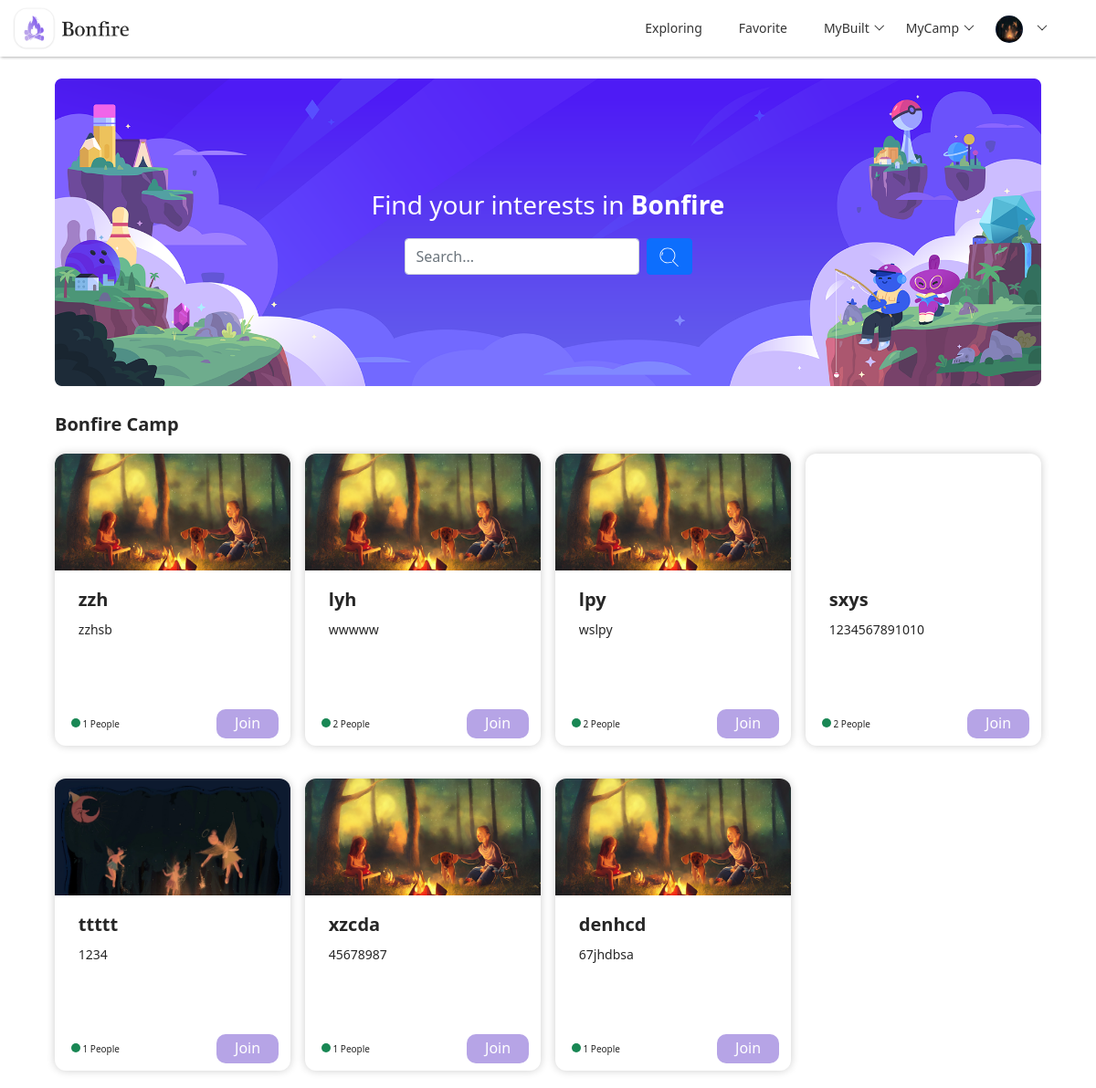
Page / (signed in) on the committed database.
### models.py (models this page shows)
class UserModel(db.Model):
    __tablename__ = "user"
    id = db.Column(db.Integer, primary_key=True, autoincrement=True)
    username = db.Column(db.String(200), nullable=False, unique=False)
    email = db.Column(db.String(100), nullable=False, unique=False)
    password = db.Column(db.String(200), nullable=False)
    avatar = db.Column(db.String(200), nullable=False, default="default.png")
    gender = db.Column(db.String(10), nullable=True)
    birthday = db.Column(db.DateTime, nullable=True)
    description = db.Column(db.String(200), nullable=True)
    join_time = db.Column(db.DateTime, default=datetime.now)

class CampModel(db.Model):
    __tablename__ = "camp"
    id = db.Column(db.Integer, primary_key=True, autoincrement=True)
    name = db.Column(db.String(100), nullable=False, unique=False)
    description = db.Column(db.String(200), nullable=True)
    background = db.Column(db.String(200), nullable=True, default="default_camp.png")
    create_time = db.Column(db.DateTime, default=datetime.now)

### blueprints/index.py (the view)
class Index(Resource):
    method_decorators = [login_required]
    def get(self):
        session["camp_id"] = None
        camps = CampModel.query.all()
        camp_user = CampUserModel.query.all()
        users_in_camp = {}
        for camp in camps:
            users_in_camp[camp.id] = 0
        for user in camp_user:
            users_in_camp[user.camp_id] += 1
        print(users_in_camp)
        camps_list = []
        camps_dict = {}
        for camp in camps:
            camps_dict["camp_id"] = camp.id
            camps_dict["camp_name"] = camp.name
            camps_dict["camp_description"] = camp.description
            camps_dict["camp_background"] = camp.background
            camps_dict["users_num"] = users_in_camp[camp.id]
            camps_list.append(camps_dict)
            camps_dict = {}
        camp_builders = get_all_camp_builder()
        camp_joins = get_all_camp_join()
        return render_template("index.html", camps=camps_list, camp_builders=camp_builders, camp_joins=camp_joins)

### app.py (called while the page is built)
@app.before_request
def before_request():
    user_id = session.get("user_id")
    if user_id:
        try:
            user = UserModel.query.get(user_id)
            g.user = user
        except:
            g.user = None

@app.context_processor
def context_processor():
    if hasattr(g, "user"):
        return {"user": g.user}
    else:
        return {}

### blueprints/index.py (called while the page is built)
@api.representation('text/html')
def output_html(data, code, headers=None):
    if isinstance(data, str):
        resp = Response(data)
        return resp
    else:
        return Response(json.dumps(data), mimetype='application/json')

### controller.py (called while the page is built)
def get_all_camp_builder():
    user_id = session.get("user_id")
    if user_id:
        camp_user = CampUserModel.query.filter_by(user_id=user_id, identity="Builder").all()
        camps = []
        camp_dict = {}
        for camp in camp_user:
            camp_dict["camp_id"] = camp.camp_id
            camp = CampModel.query.filter_by(id=camp.camp_id).first()
            camp_dict["camp_name"] = camp.name
            camps.append(camp_dict)
            camp_dict = {}
        return camps
    else:
        return {}

def get_all_camp_join():
    user_id = session.get("user_id")
    if user_id:
        camp_user = CampUserModel.query.filter_by(user_id=user_id).filter(CampUserModel.identity.in_(["Admin", "Member"])).all()
        camps = []
        camp_dict = {}
        for camp in camp_user:
            camp_dict["camp_id"] = camp.camp_id
            camp = CampModel.query.filter_by(id=camp.camp_id).first()
            camp_dict["camp_name"] = camp.name
            camps.append(camp_dict)
            camp_dict = {}
        return camps
    else:
        return {}

### decoration.py (called while the page is built)
def login_required(func):
    @wraps(func)
    def wrapper(*args, **kwargs):
        if hasattr(g, 'user'):
            return func(*args, **kwargs)
        else:
            return redirect(url_for("user.login"))
    return wrapper

### templates/index.html (shortened to what this page needs)
{% extends "components/index_navi.html" %}
{% block head %}
    <link rel="stylesheet" href="{{ url_for('static', filename='css/index.css') }}">
{% endblock %}
{% block body %}
    <div class="box-container">
        <div class="head-container">
            <img class="head-pho" src="{{ url_for('static', filename='images/container_pho.png') }}">
            <div class="head-wrapper">
                <h3 style="margin-bottom: 20px; color: white">Find your interests in <b>Bonfire</b></h3>
                <form class="d-flex" id="search-bar" method="get" action="{{ url_for("index.index") }}">
                    <input class="form-control me-2 add-input" type="search" placeholder="Search..." name="todos">
                    <button class="btn btn-primary" type="submit" id="search-btn">
                    </button>
                </form>
            </div>
        </div>
        <div class="container-content">
            <h3 class="container-content-title">
                Bonfire Camp
            </h3>
            <div class="item-container">
                {% for camp in camps %}
                    <div class="item">
                        {% if camp["camp_background"] == "default_camp.png" %}
                            <div class="item-photo" style="background-image: url('../static/images/default_camp.png');"></div>
                        {% else %}
                            <div class="item-photo" style="background-image: url('../static/upload/background/{{ camp["camp_background"] }}');"></div>
                        {% endif %}
                        <div class="item-content">
                            <h4 class="item-content-title">
                                {{ camp["camp_name"] }}
                            </h4>
                            <p class="item-content-des">
                                {{ camp["camp_description"] }}
                            </p>
                        </div>
                        <div class="item-info">
                            <div class="item-info-people">
                                <div class="circle bg-success"></div>
                                <p class="info-people" id="users_num_{{ camp["camp_id"] }}">{{ camp["users_num"] }}</p>
                                <p class="info-people">People</p>
                            </div>
                            <button class="item-info-join" onclick="join_camp({{ camp["camp_id"] }})">
                                Join
                            </button>
                        </div>
                    </div>
                {% endfor %}
            </div>
        </div>
    </div>
{% endblock %}

### templates/components/index_navi.html (shortened to what this page needs)
<!DOCTYPE html>
<html lang="en">
<head>
    <link rel="stylesheet" href="{{ url_for('static', filename='bootstrap/bootstrap@5.1.1.min.css') }}">
    <link rel="stylesheet" href="{{ url_for('static', filename='css/base.css') }}">
    <link rel="stylesheet" href="{{ url_for('static', filename='layui/css/layui.css') }}">
    {% block head %}{% endblock %}
</head>
<body>
<nav class="navbar navbar-expand-md nav-bar fixed-top">
    <img class="justify-content-start navi-logo"
         src={{ url_for("static", filename="images/nav-logo.png") }}>
    <div class="collapse navbar-collapse justify-content-end nav-content" id="collapsibleNavbar">
        <ul class="navbar-nav nav-title layui-nav">
            <li class="layui-nav-item">
                <a href="{{ url_for("index.index") }}">Exploring</a>
            </li>
            <li class="layui-nav-item">
                <a href="{{ url_for("index.index") }}">Favorite</a>
            </li>
            <li class="layui-nav-item">
                <a href="javascript:">MyBuilt</a>
            </li>
            <li class="layui-nav-item">
                <a href="javascript:">MyCamp</a>
            </li>
            <li class="layui-nav-item">
                <a href="javascript:;">
                    {% if user.avatar == "default.png" %}
                        <img src="{{ url_for('static', filename='images/default.png') }}" alt="avatar"
                             class="layui-nav-img" id="navi-logo">
                    {% else %}
                        <img class="layui-nav-img"
                             src="/static/upload/avatar/{{ user.avatar }}"
                             alt="avatar" id="navi-logo">
                    {% endif %}
                </a>
            </li>
        </ul>
    </div>
</nav>
{% block body %}{% endblock %}
</body>
</html>

### static/css/base.css (style rules this page uses)
html { scroll-behavior:smooth; }
* { margin: 0; padding: 0; box-sizing: border-box; }
li { list-style: none }
img { border: 0; vertical-align: middle }
button { cursor: pointer }
a { color: #D6D6D6; text-decoration: none !important; }
p { margin-bottom: unset !important; }
button, input { font-family: Microsoft YaHei, Heiti SC, tahoma, arial, Hiragino Sans GB, "\5B8B\4F53", sans-serif; border: 0; outline: none; }
.navi-logo { height: 46px; margin-left: 10px; }
.nav-bar { box-shadow: 1px 1px 3px rgb(0 0 0 / 30%); backdrop-filter: saturate(180%) blur(20px)!important; z-index: 99!important; }
.nav-content { margin-right: 30px; }
.nav-title a { color: #343434 !important; transition: ease 0.3s; }

### static/css/index.css (style rules this page uses)
.box-container { display: flex; position: absolute; top:46px; width: 100vw; margin-top: 40px; flex-direction: column; align-items: center; }
.head-container { position: relative; width: 90vw; border-radius: 20px; margin-bottom: 20px; }
.head-pho { display: inherit; width: 100%; height: auto; }
.head-wrapper { position: absolute; top: 0; left: 0; bottom: 0; right: 0; display: flex; flex-direction: column; align-items: center; justify-content: center; }
.item-container { display: grid; width: 90vw; grid-gap: 16px; grid-template-columns: repeat(auto-fill, minmax(248px, 1fr)); }
.item { display: flex; position: relative; flex-direction: column; align-items: center; width: 100%; height: 320px; box-shadow: 0 0 10px rgba(0,0,0,0.2); border-radius: 12px; margin-bottom: 20px; transition: ease 0.3s; }
.item-photo { display: inherit; width: 100%; height: 40%; border-radius: 12px 12px 0 0; background-size: cover; }
.item-content { margin-top: 20px; width: 80%; height: 45%; }
.item-content-title { font-size: 20px; font-weight: bold; margin-bottom: 10px; }
.item-content-des { font-size:14px; }
.item-info { display:flex; position: absolute; bottom: 0; height: 15%; width: 90%; align-items: center; justify-content: space-between; }
.circle { display: inline-block; width: 10px; height: 10px; border-radius: 5px; }
.item-info-people { margin-left: 5px; font-size: 10px; }
.info-people { display: inline; }
.item-info-join { padding: 3px 20px; background-color: #b6a4e6; color: white; border-radius: 10px; transition: ease 0.3s; cursor: pointer; }
.container-content-title { font-size: 20px; font-weight: bold; margin-top: 10px; margin-bottom: 20px; }

### rows in the picture
UserModel: avatar (picture)
CampModel: camp_name "zzh", camp_description "zzhsb", users_num "1"
CampModel: camp_name "lyh", camp_description "wwwww", users_num "2"
CampModel: camp_name "lpy", camp_description "wslpy", users_num "2"
CampModel: camp_name "sxys", camp_description "1234567891010", users_num "2"
CampModel: camp_background (picture), camp_name "ttttt", camp_description "1234", users_num "1"
CampModel: camp_name "xzcda", camp_description "45678987", users_num "1"
CampModel: camp_name "denhcd", camp_description "67jhdbsa", users_num "1"
